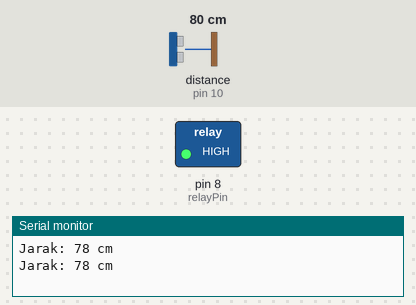
This sketch was run on a simulated Arduino Uno, built with avr-gcc and run on an emulated ATmega328P. On the bench: switched loads named in the sketch (green lamp = pin HIGH), the last lines printed to the serial monitor. Wiring (inferred from the names in the program): ultrasonic range finder: trigger pin 9; echo pin 10. Inputs (shaded band) come from the test bench; at power-on: distance to the obstacle (sensor on pin 10) 80 cm. The echo pulse lasts 58.3 µs per cm; pins used as bus, display or sensor lines are not drawn.

Above: at 1.8 s.
1.9 s: distance to the obstacle (sensor on pin 10) set to 7 cm
3.4 s: distance to the obstacle (sensor on pin 10) set to 4 cm
At 5.2 s:
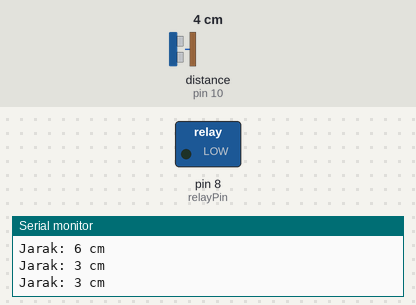
5.5 s: distance to the obstacle (sensor on pin 10) set to 9 cm
At 6.8 s:
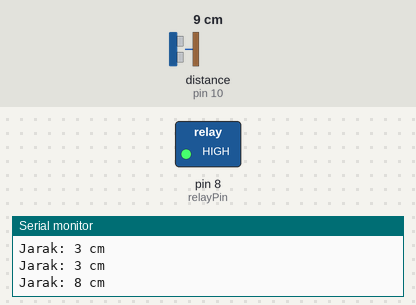
7.5 s: distance to the obstacle (sensor on pin 10) set to 2 cm
At 8.4 s:
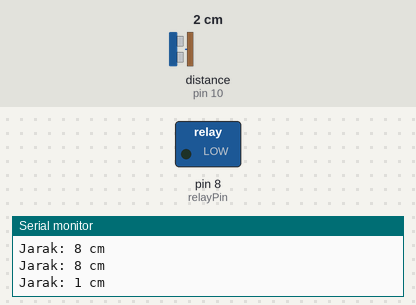
Timing chart, 0 to 10.5 s (numbered marks = the images above; inputs shaded):
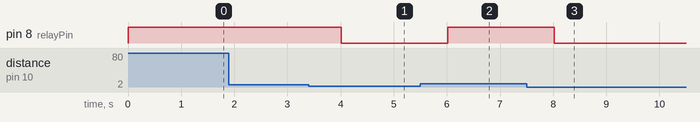

The sketch:

sensorjarakwaterpump.ino
```cpp
// Menggunakan pin trig dan echo sensor ultrasonik
const int trigPin = 9;
const int echoPin = 10;

// Pin relay
const int relayPin = 8;

// Variabel untuk menyimpan jarak yang terukur
long distance;

// Variabel untuk menyimpan waktu pengukuran
long duration;

void setup() {
  // Mengatur pin trig sebagai OUTPUT dan echo sebagai INPUT
  pinMode(trigPin, OUTPUT);
  pinMode(echoPin, INPUT);

  // Mengatur pin relay sebagai OUTPUT
  pinMode(relayPin, OUTPUT);

  // Memulai Serial Monitor dengan baud rate 9600
  Serial.begin(9600);
}

void loop() {
  // Mengirimkan sinyal ultrasonik
  digitalWrite(trigPin, LOW);
  delayMicroseconds(2);
  digitalWrite(trigPin, HIGH);
  delayMicroseconds(10);
  digitalWrite(trigPin, LOW);

  // Menerima waktu yang diperlukan untuk mengirim dan menerima sinyal ultrasonik
  duration = pulseIn(echoPin, HIGH);

  // Menghitung jarak dalam cm
  distance = duration * 0.034 / 2;

  // Menampilkan jarak pada Serial Monitor
  Serial.print("Jarak: ");
  Serial.print(distance);
  Serial.println(" cm");

  // Memeriksa jika jarak kurang dari 5 cm, maka mengaktifkan relay
  if (distance < 5) {
    digitalWrite(relayPin, LOW); // Mengaktifkan relay
  } else {
    digitalWrite(relayPin, HIGH); // Mematikan relay jika jarak lebih dari atau sama dengan 5 cm
  }

  // Menunggu sejenak sebelum mengukur lagi
  delay(1000);
}
```

Measured:
- the behaviour switches between 6 and 5 cm on distance to the obstacle (sensor on pin 10) (found by bisection; images 0 and 1)
- after the input at 3.4 s, pin 8 (relayPin): HIGH → LOW after 0.61 s
- after the input at 5.5 s, pin 8 (relayPin): LOW → HIGH after 0.52 s
- after the input at 7.5 s, pin 8 (relayPin): HIGH → LOW after 0.52 s
